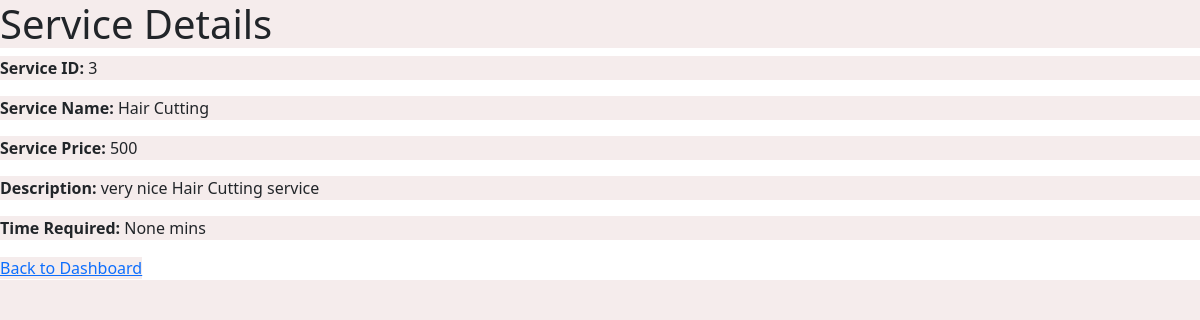
The app's page /service/3, older data.
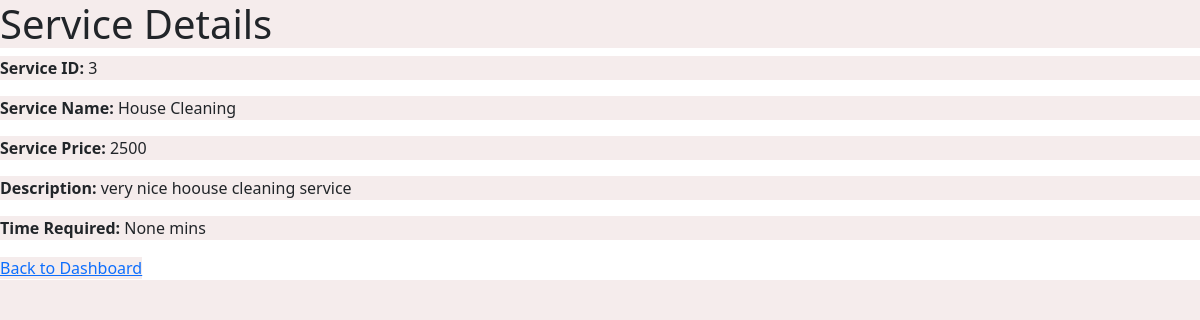
The same page, newer data.
### backend/models.py (models this page shows)
class Service(db.Model):
    __tablename__ = "service"
    id = db.Column(db.Integer, primary_key=True, autoincrement=True)
    name = db.Column(db.String, nullable=False)
    price = db.Column(db.Integer, nullable=False)
    time_required = db.Column(db.Integer, nullable=True)  # True for now
    description = db.Column(db.String, nullable=False)

### backend/controller.py (the view)
@app.route("/service/<int:service_id>", methods=["GET"])
def service_details(service_id):
    service = Service.query.get(service_id)
    if service:
        return render_template("service_details.html", service=service)
    else:
        return "Service not found", 404

### templates/service_details.html (shortened to what this page needs)
<!DOCTYPE html>
<html lang="en">
<head>
    <link rel="stylesheet" href="/static/style.css" />
    <link
      href="https://cdn.jsdelivr.net/npm/bootstrap@5.0.2/dist/css/bootstrap.min.css"
      rel="stylesheet"
    />
</head>
<body>
    <h1>Service Details</h1>
    <p><strong>Service ID:</strong> {{ service.id }}</p>
    <p><strong>Service Name:</strong> {{ service.name }}</p>
    <p><strong>Service Price:</strong> {{ service.price }}</p>
    <p><strong>Description:</strong> {{ service.description }}</p>
    <p><strong>Time Required:</strong> {{ service.time_required }} mins</p>
    <a href="{{ url_for('user_login') }}">Back to Dashboard</a>
</body>
</html>

### static/style.css (style rules this page uses)
* { margin: 0; background-color: #f5ecec; }
a { color: orange; }

Row changes from the older to the newer data that the page shows:
changed Service "None": name "Hair Cutting" → "House Cleaning"; price "500" → "2500"; description "very nice Hair Cutting service" → "very nice hoouse cleaning service"
